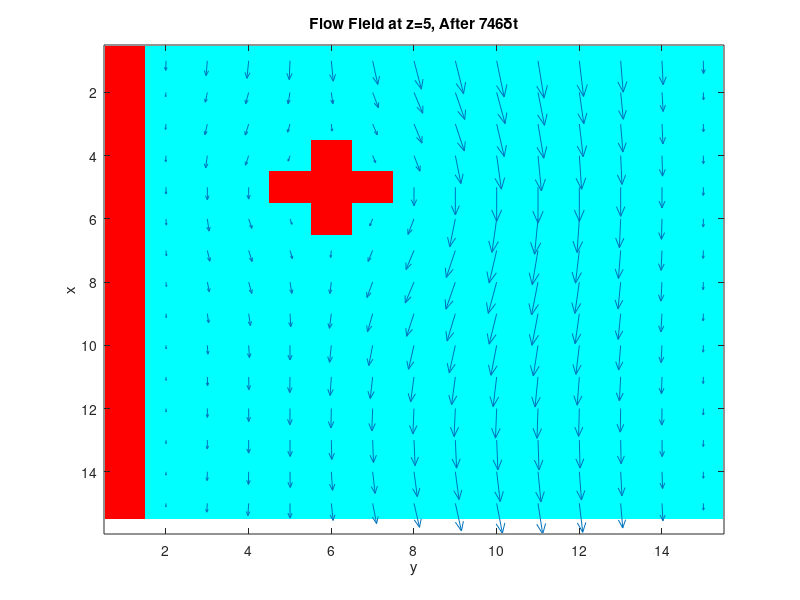
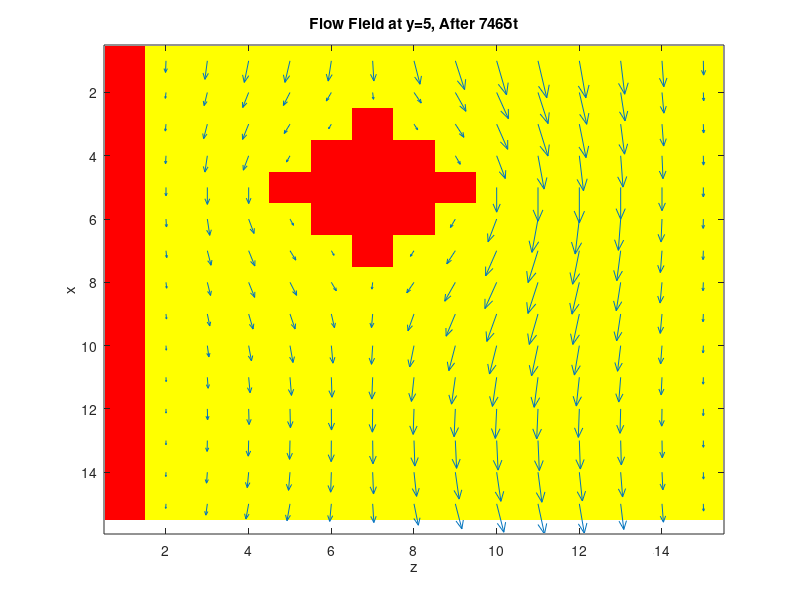

Here is the MATLAB script that generated these plots, in order:
%%%%%%%%%%%%%%%%%%%%%%%%%%%%%%%%%%%%%%%%%%%%%%%%%%%%%%%%%%%%%%%%%%
%           D3Q19 (BGK) With Lattice Boltzmann Method            %
%        This Program has been developed by "Ali Monsef"         %
%               Master of Mechanical Engineering                 %
%               Contact: alimonsef1997@gmail.com                 %
%%%%%%%%%%%%%%%%%%%%%%%%%%%%%%%%%%%%%%%%%%%%%%%%%%%%%%%%%%%%%%%%%%
clc
clearvars
%------------simulation parameters-------------
nx = 15; % length
ny = nx; % width
nz = nx; % altitude
omega = 1.0;
density = 1.0;
%---weights for the D3Q19 lattice model---
t1 = 1/3; 
t2 = 1/18;
t3 = 1/36;
f = repmat(density/19,[nx ny nz 19]);
feq = f; % equilibrium distribution
matsize = nx * ny * nz;
CI = 0 : matsize : matsize * 19 ;
boundary = zeros(nx,ny,nz); % boundary conditions

%-------------Main algorithm-------------
for i=1:nx
    for j=1:ny
        for k=1:nz
        	boundary(i,j,k) = ((i-5)^2+(j-6)^2+(k-7)^2)<6;
        end
    end
end
boundary(:,:,1)=1;
boundary(:,1,:)=1;
on=find(boundary); %---matrix offset of each Occupied Node---

TO_REFLECT=[on+CI(2) on+CI(3) on+CI(4) on+CI(5)	on+CI(6) on+CI(7) on+CI(8) ...
    on+CI(9) on+CI(10) on+CI(11) on+CI(12) on+CI(13) on+CI(14) on+CI(15) ...
    on+CI(16) on+CI(17) on+CI(18) on+CI(19)];
reflected=[on+CI(3) on+CI(2) on+CI(5) on+CI(4) on+CI(7) on+CI(6) on+CI(11) ...
    on+CI(10) on+CI(9) on+CI(8) on+CI(15) on+CI(14) on+CI(13) on+CI(12) ...
    on+CI(19) on+CI(18) on+CI(17) on+CI(16)];
avu=1; prevavu=1; ts=0; deltaU=1e-7; numactivenodes=sum(sum(sum(1-boundary)));

while (ts<4000 & 1e-10<abs((prevavu-avu)/avu)) | ts<100
    %---Propagate---
    %---nearest-neighbours---
    f(:,:,:,2)=f(:,:,[nz 1:nz-1],2);
    f(:,:,:,3)=f(:,:,[2:nz 1],3);
    f(:,:,:,4)=f(:,[ny 1:ny-1],:,4);
    f(:,:,:,5)=f(:,[2:ny 1],:,5);
    f(:,:,:,6)=f([nx 1:nx-1],:,:,6);
    f(:,:,:,7)=f([2:nx 1],:,:,7);
    %---next-nearest neighbours---
    f(:,:,:,8)= f([nx 1:nx-1],[ny 1:ny-1],:,8);
    f(:,:,:,9)= f([nx 1:nx-1],[2:ny 1],:,9);
    f(:,:,:,10)=f([2:nx 1],[ny 1:ny-1],:,10);
    f(:,:,:,11)=f([2:nx 1],[2:ny 1],:,11);
    f(:,:,:,12)=f([nx 1:nx-1],:,[nz 1:nz-1],12);
    f(:,:,:,13)=f([nx 1:nx-1],:,[2:nz 1],13);
    f(:,:,:,14)=f([2:nx 1],:,[nz 1:nz-1],14);
    f(:,:,:,15)=f([2:nx 1],:,[2:nz 1],15);
    f(:,:,:,16)=f(:,[ny 1:ny-1],[nz 1:nz-1],16);
    f(:,:,:,17)=f(:,[ny 1:ny-1],[2:nz 1],17);
    f(:,:,:,18)=f(:,[2:ny 1],[nz 1:nz-1],18);
    f(:,:,:,19)=f(:,[2:ny 1],[2:nz 1],19);
    bouncedback=f(TO_REFLECT); % Densities bouncing back at next timestep
    % Relax; calculate equilibrium state (FEQ) with equivalent speed and density to F
    density = sum(f,4);
    UX=(sum(f(:,:,:,[6 8 9 12 13]),4)-sum(f(:,:,:,[7 10 11 14 15]),4))./density;
    UY=(sum(f(:,:,:,[4 8 10 16 17]),4)-sum(f(:,:,:,[5 9 11 18 19]),4))./density;
    UZ=(sum(f(:,:,:,[2 12 14 16 18]),4)-sum(f(:,:,:,[3 13 15 17 19]),4))./density;
    UX(1,:,:)=UX(1,:,:)+deltaU; %Increase inlet pressure
    UX(on)=0; UY(on)=0; UZ(on)=0; density(on)=0; U_SQU=UX.^2+UY.^2+UZ.^2;
    U8=UX+UY;U9=UX-UY;U10=-UX+UY;U11=-U8;U12=UX+UZ;U13=UX-UZ;
    U14=-U13;U15=-U12;U16=UY+UZ;U17=UY-UZ;U18=-U17;U19=-U16;
    % Calculate equilibrium distribution: stationary
    feq(:,:,:,1) = t1 * density.*(1-3*U_SQU/2);
    % nearest-neighbours
    feq(:,:,:,2) = t2 * density.*(1 + 3*UZ + 9/2*UZ.^2 - 3/2*U_SQU);
    feq(:,:,:,3) = t2 * density.*(1 - 3*UZ + 9/2*UZ.^2 - 3/2*U_SQU);
    feq(:,:,:,4) = t2 * density.*(1 + 3*UY + 9/2*UY.^2 - 3/2*U_SQU);
    feq(:,:,:,5) = t2 * density.*(1 - 3*UY + 9/2*UY.^2 - 3/2*U_SQU);
    feq(:,:,:,6) = t2 * density.*(1 + 3*UX + 9/2*UX.^2 - 3/2*U_SQU);
    feq(:,:,:,7) = t2 * density.*(1 - 3*UX + 9/2*UX.^2 - 3/2*U_SQU);
    % next-nearest neighbours
    feq(:,:,:,8) = t3 * density.*(1 + 3*U8  + 9/2*(U8).^2  - 3*U_SQU/2);
    feq(:,:,:,9) = t3 * density.*(1 + 3*U9  + 9/2*(U9).^2  - 3*U_SQU/2);
    feq(:,:,:,10) = t3 * density.*(1 + 3*U10 + 9/2*(U10).^2 - 3*U_SQU/2);
    feq(:,:,:,11) = t3 * density.*(1 + 3*U11 + 9/2*(U11).^2 - 3*U_SQU/2);
    feq(:,:,:,12) = t3 * density.*(1 + 3*U12 + 9/2*(U12).^2 - 3*U_SQU/2);
    feq(:,:,:,13) = t3 * density.*(1 + 3*U13 + 9/2*(U13).^2 - 3*U_SQU/2);
    feq(:,:,:,14)= t3 * density.*(1 + 3*U14 + 9/2*(U14).^2 - 3*U_SQU/2);
    feq(:,:,:,15)= t3 * density.*(1 + 3*U15 + 9/2*(U15).^2 - 3*U_SQU/2);
    feq(:,:,:,16)= t3 * density.*(1 + 3*U16 + 9/2*(U16).^2 - 3*U_SQU/2);
    feq(:,:,:,17)= t3 * density.*(1 + 3*U17 + 9/2*(U17).^2 - 3*U_SQU/2);
    feq(:,:,:,18)= t3 * density.*(1 + 3*U18 + 9/2*(U18).^2 - 3*U_SQU/2);
    feq(:,:,:,19)= t3 * density.*(1 + 3*U19 + 9/2*(U19).^2 - 3*U_SQU/2);
    f = omega * feq + ( 1 - omega ) * f;
    f(reflected) = bouncedback;
    prevavu=avu;avu=sum(sum(sum(UX)))/numactivenodes; ts=ts+1;
end

%------------plot-------------
figure;
zcut=5;
colormap(hsv(2));
image(2-boundary(:,:,5));
hold on;
quiver(UY(:,:,zcut),UX(:,:,zcut));
xlabel('y');
ylabel('x');
title(['Flow Field at z=',num2str(zcut),', After ',num2str(ts),'\deltat']);

figure;
ycut=5;
colormap(autumn(2));
image(2-squeeze(boundary(:,ycut,:)));
hold on;
quiver(squeeze(UZ(:,ycut,:)),squeeze(UX(:,ycut,:)));
xlabel('z');
ylabel('x');
title(['Flow Field at y=',num2str(ycut),', After ',num2str(ts),'\deltat']);
